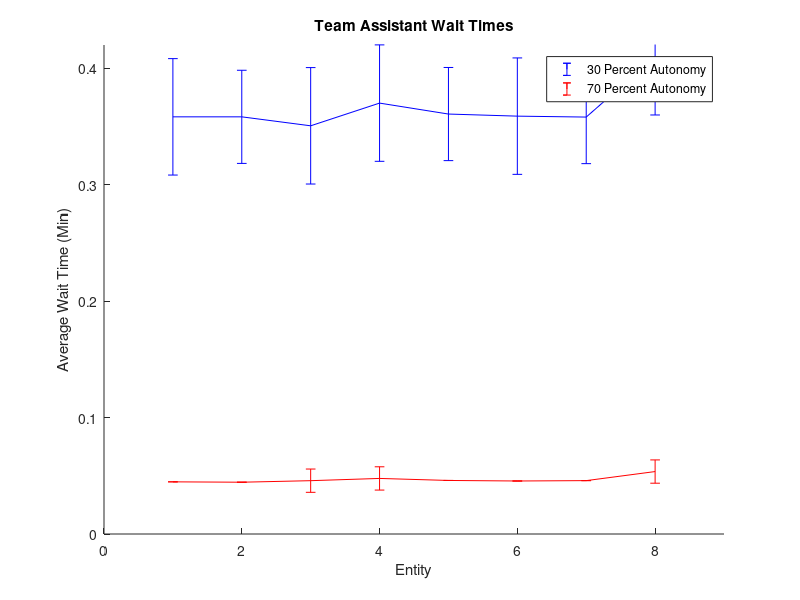

Write the MATLAB code that produced this figure.
clear all;clf;
%average wait time
x=(1:1:8);
hold on
thirtywait=[.3583 .3583 .3506 .3701 .3607 .3589 .3581 .4099];
thirtyhw=[.05 .04 .05 .05 .04 .05 .04 .05];
errorbar(x,thirtywait,thirtyhw,'b')
seventywait=[.0448 .04448 .0458 .04773 .04599 .04553 .04585 .05363];
seventyhw=[0 0 0.01 0.01 0 0 0 0.01];
errorbar(x,seventywait,seventyhw,'r')
axis([0 9 0 .42])
xlabel('Entity')
ylabel('Average Wait Time (Min)')
title('Team Assistant Wait Times')
legend('30 Percent Autonomy','70 Percent Autonomy','location','best')
hold off
%utilization
%figure(2)
%u=[.9024 0 .8249 .8443 .9107 .8705];
%set(gca,'xtick',[1:3],'xticklabel',{'Dispatcher 1' 'Dispatcher 2'})